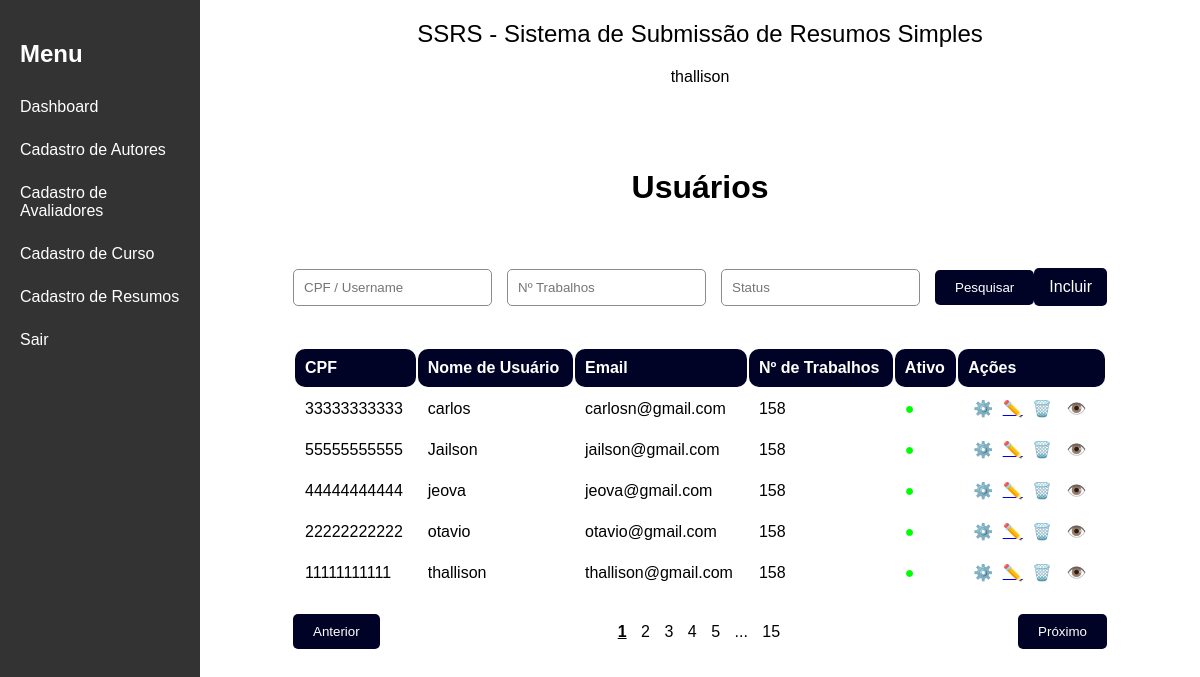
/src/organizador/cadastro_autor/listagem.php (signed in), run on the app's committed database.
### tables this page shows
CREATE TABLE IF NOT EXISTS `autores` (
  `id` INT NOT NULL AUTO_INCREMENT,
  `nome` VARCHAR(45) NULL,
  `email` VARCHAR(45) NULL,
  `cpf` VARCHAR(13) NOT NULL,
  `instituicao_ensino` VARCHAR(45) NULL,
  `senha` VARCHAR(32) NULL,
  `curso` INT NOT NULL,
  PRIMARY KEY (`id`),
  UNIQUE INDEX `cpf_UNIQUE` (`cpf` ASC) ,
  UNIQUE INDEX `email_UNIQUE` (`email` ASC) ,
  UNIQUE INDEX `nome_UNIQUE` (`nome` ASC) ,
  UNIQUE INDEX `senha_UNIQUE` (`senha` ASC) ,
  INDEX `fk_autores_cursos1_idx` (`curso` ASC) ,
  CONSTRAINT `fk_autores_cursos1`
    FOREIGN KEY (`curso`)
    REFERENCES `cursos` (`id`)
    ON DELETE NO ACTION
    ON UPDATE NO ACTION);

### src/organizador/cadastro_autor/listagem.php (the view, shortened to what this page needs)
<?php include("../layout_superior.php") ?>
<!DOCTYPE html>
<html lang="pt-BR">
<head>
    <link rel="stylesheet" href="../../css/listagem_autor.css">
</head>
<body>
<?php
$con = new mysqli("localhost", "root", "", "evento");
$resultado = $con->query("select * from autores order by nome");
?>
    <div class="inicio">
        <div class="user">
            <div class="header">
                <h1>Usuários</h1>
            </div>
            <div class="filtro">
                <input type="text" placeholder="CPF / Username">
                <input type="text" placeholder="Nº Trabalhos">
                <input type="text" placeholder="Status">
                <button>Pesquisar</button>
                <a href="cadastro.php">Incluir</a>
            </div>
            <div class="result">
                <table>
                <thead>
                    <tr>
                        <th>CPF</th>
                        <th>Nome de Usuário</th>
                        <th>Email</th>
                        <th>Nº de Trabalhos</th>
                        <th>Ativo</th>
                        <th>Ações</th>
                    </tr>
                </thead>
                <tbody>
                    <?php
                        while ($linha = $resultado->fetch_object()){
                    ?>
                    <tr>
                        <td><?=$linha->cpf?></td>
                        <td><?=$linha->nome?></td>
                        <td><?=$linha->email?></td>
                        <td>158</td>
                        <td><span style="color: lime;">●</span></td>
                        <td class="opcao">
                            <button>⚙️</button>
                            <a href="editar.php?id=<?=$linha->id?>">✏️</a>
                            <button>🗑️</button>
                            <button>👁️</button>
                        </td>
                    </tr>
                    <?php
                            }
                        ?>
                </tbody>
                </table>
            </div>
            <div class="pagina">
                <button>Anterior</button>
                <div class="pages">
                    <span class="active">1</span>
                    <span>2</span>
                    <span>3</span>
                    <span>4</span>
                    <span>5</span>
                    <span>...</span>
                    <span>15</span>
                </div>
                <button>Próximo</button>
            </div>
        </div>
    </div>
</body>
</html>
<?php include("../layout_inferior.php") ?>

### src/organizador/layout_superior.php (shortened to what this page needs)
<?php
    $nome = $_SESSION["nome"];
?>
<!DOCTYPE html>
<html lang="pt-BR">
    <head>
        <link rel="stylesheet" href="../../css/layout.css" />
    </head>
    <body>
        <div class="sidebar">
            <h2>Menu</h2>
            <a href="../dashboard">Dashboard</a>
            <a href="../cadastro_autor">Cadastro de Autores</a>
            <a href="../cadastro_avaliador">Cadastro de Avaliadores</a>
            <a href="../cadastro_curso">Cadastro de Curso</a>
            <a href="../cadastro_resumo">Cadastro de Resumos</a>
            <a href="../logout.php">Sair</a>
        </div>
        <div class="main-content">
            <div class="title">SSRS - Sistema de Submissão de Resumos Simples</div>
            <?php
                echo $nome;
            ?>

### src/organizador/layout_inferior.php
        </div>
    </body>
</html>

### src/css/layout.css (style rules this page uses)
body { font-family: Arial, sans-serif; display: flex; min-height: 100vh; margin: 0; }
.sidebar { width: 200px; background-color: #333; color: #fff; padding: 20px; box-sizing: border-box; }
.sidebar a { color: #fff; text-decoration: none; display: block; padding: 10px 0; margin: 5px 0; }
.main-content { flex: 1; padding: 20px; display: flex; flex-direction: column; align-items: center; }
.title { font-size: 24px; margin-bottom: 20px; }

### src/css/listagem_autor.css (style rules this page uses)
body { background-color: #fff; color: #000; margin: 0; padding: 0; }
.inicio { display: flex; }
.user { flex-grow: 1; padding: 20px; color: #000; }
.header { text-align: center; margin: 5%; padding: 10px; }
.header h1 { margin: 12px; text-align: center; }
.filtro a { background-color: #010326; color: #fff; padding: 10px 15px; border-radius: 5px; text-decoration: none; }
.filtro { display: flex; justify-content: space-between; align-items: center; margin: 20px 0; }
.filtro input { padding: 10px; margin-right: 15px; border: 1px solid #8c8c8c; border-radius: 5px; background-color: #fff; color: #000; }
.filtro button { background-color: #010326; color: #fff; padding: 10px 20px; border: none; border-radius: 5px; cursor: pointer; }
.result { margin-top: 5%; }
table { width: 100%; margin-top: 10px; }
table, th, td { border: 0px; border-radius: 10px; }
th, td { padding: 10px; text-align: left; color: #000; }
th { background-color: #010326; color: #fff; }
.opcao button { background: none; border: none; color: #fff; cursor: pointer; padding: 0 5px; font-size: 16px; }
.pagina { display: flex; justify-content: space-between; align-items: center; margin-top: 20px; }
.pagina button { background-color: #010326; color: #fff; padding: 10px 20px; border: none; border-radius: 5px; cursor: pointer; }
.pagina .pages span { padding: 0 5px; cursor: pointer; }
.pagina .pages .active { font-weight: bold; text-decoration: underline; }

### data on the page
autores: cpf "33333333333", nome "carlos", email "carlosn@gmail.com"
autores: cpf "55555555555", nome "Jailson", email "jailson@gmail.com"
autores: cpf "44444444444", nome "jeova", email "jeova@gmail.com"
autores: cpf "22222222222", nome "otavio", email "otavio@gmail.com"
autores: cpf "11111111111", nome "thallison", email "thallison@gmail.com"

### other printed values
$nome "thallison"
